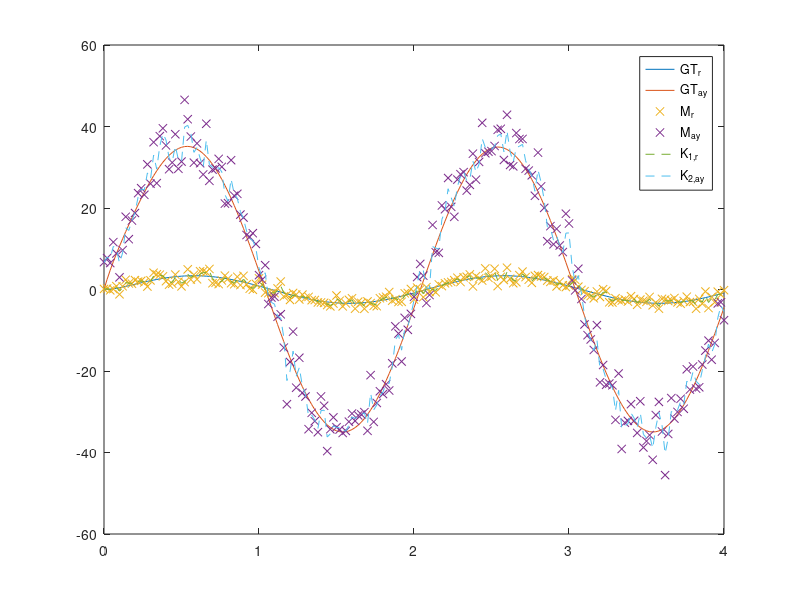
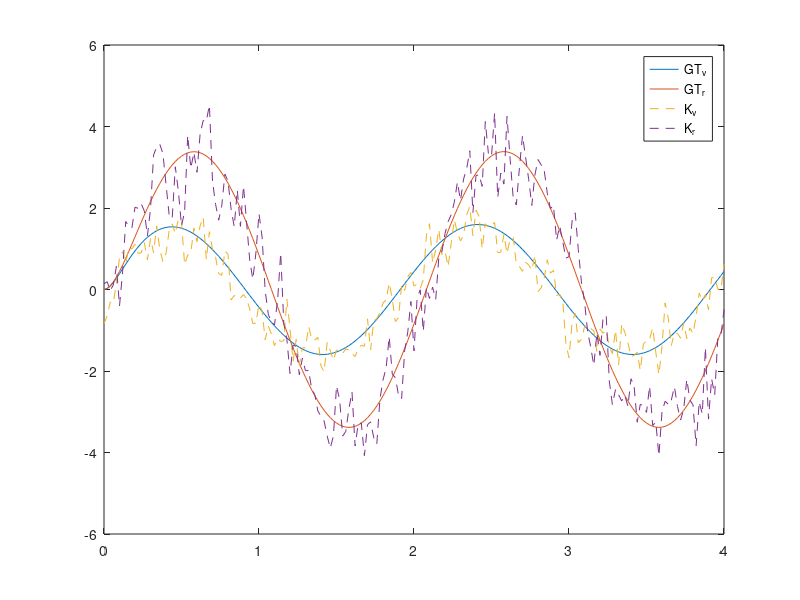
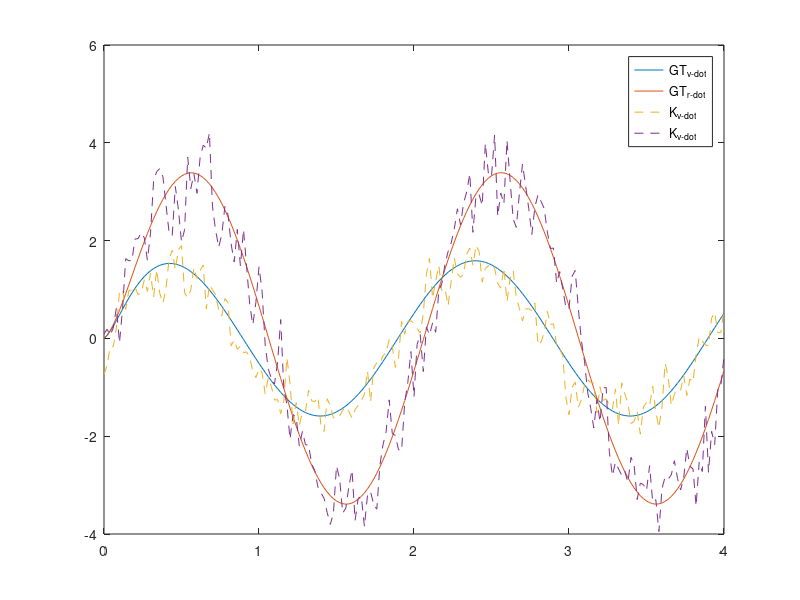
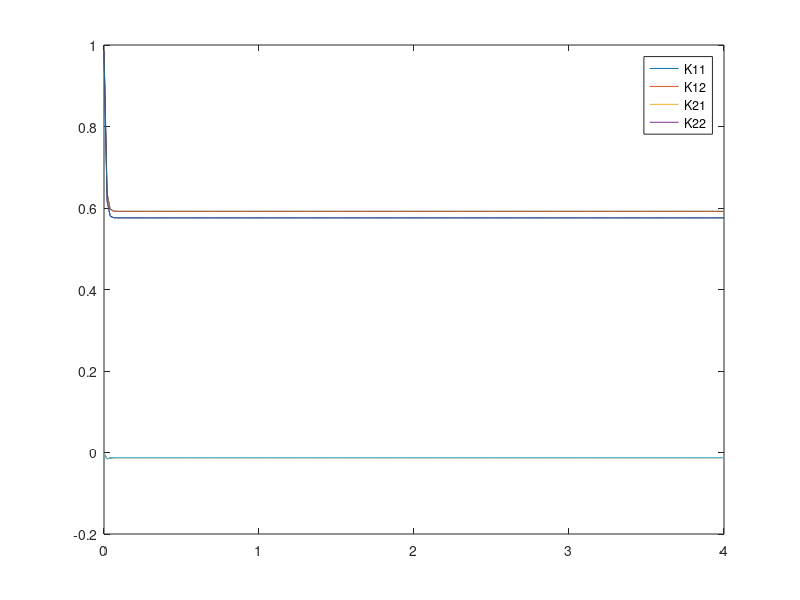

MATLAB code for these plots, in order:
% Define Simulation Parameters
dt = 0.02;
NoiseGain_r = 1;
NoiseGain_ay = 20;
CovarShape = [1 0; 0 1];

% Define Vehicle Parameters
cf = 80000;
cr = 80000;
I = 2514;
E_I = 0; % optional parameter error
wb = 2.820;
fwf = 0.561;
b = wb*fwf;
a = wb-b;
m = 1900;
E_m = 0; % optional parameter error
u = 11;
E_u = 0; % optional parameter error



% Create time series with associated inputs
t = 0:dt:4;
% U = 5*(2*pi()/360)*ones(size(t));
U = sin(2*pi*0.5*t);

% Create system matrices
% Create initial state and covariance matrices
X_0 = [0;0];
P_0 = 1*CovarShape;

%Process error matrix
Q = 0.01*CovarShape;

%Observation error matrix
R = 0.01*CovarShape;

% Ground truth bicycle model
A_GT = [-(cf+cr)/((m+E_m)*(u+E_u)) -(u+E_u)-(a*cf-b*cr)/((m+E_m)*(u+E_u));
        -(a*cf-b*cr)/((I+E_I)*(u+E_u)) -((a^2)*cf+(b^2)*cr)/((I+E_I)*(u+E_u)) ];
    
B_GT = [cf/(m+E_m); a*cf/(I+E_I)];

% Outputs IMU measures r and ay
% ay = v_dot + ru
C_GT = [0 1;
        A_GT(1,1) A_GT(1,2)+(u+E_u)]; %[r;ay]

% v_dot contribution from U
D_GT = [0; 
        B_GT(1)];

% Kalman bicycle model
A = [-(cf+cr)/((m)*(u)) -(u)-(a*cf-b*cr)/((m)*(u));
        -(a*cf-b*cr)/((I)*(u)) -((a^2)*cf+(b^2)*cr)/((I)*(u)) ];

B = [cf/(m); a*cf/(I)];

% Outputs are states 
C = [1 0;
     0 1];

% U does not change state
D = [0;
    0];


% Create continuous and discretized systems
sys = ss(A_GT,B_GT,C_GT,D_GT); % outputs IMU measurements for pseudo-measurements [r;ay]
sys_states = ss(A_GT,B_GT,[1 0;0 1],[0;0]); % Outputs system state [v;r]
sys_dots = ss(A_GT,B_GT,A_GT,B_GT)
ksys = ss(A,B,C,D); % Outputs states [v;r]
sysD = c2d(ksys,dt); 
Adt = sysD.A;
Bdt = sysD.B;
Cdt = sysD.C;
Ddt = sysD.D;



% Create ground truth and measurements series
y1 = lsim(sys_states,U,t); % state series from GT [v;r]
y2 = lsim(sys,U,t); % pseudo-IMU measurement series from GT [r;ay]


% Add gaussian white noise to the measurements series
y2n = [y2(:,1)+sqrt(NoiseGain_r)*randn(size(y2,1),1) y2(:,2)+sqrt(NoiseGain_ay)*randn(size(y2,1),1)]; 




% Create Kalman Loop
% Set initial values
X_k0 = X_0;
P_k0 = P_0;

% Hold Predictions Matrix
K_preds = zeros(size(y2n));
K_Xs = zeros(size(y2n));
K_dots = zeros(size(y2n));
GT_dots = zeros(size(y2n));
K11_gains = zeros(size(y2n));
K12_gains = zeros(size(y2n));
K21_gains = zeros(size(y2n));
K22_gains = zeros(size(y2n));
P_kps = zeros(size(y2n,1),4);
P_k0s = zeros(size(y2n,1),4);
for i = 1:size(U,2) % For every input
    
    
    % State Extrapolation
    % X_kp1 = A*X_k0 + B*U_k1 + w_k
    X_kp1 = Adt*X_k0 + Bdt*U(i);
    
    % P_kp = A*P_k0*A' + Qk
    P_kp = Adt*P_k0*transpose(Adt) + Q;
    P_kps(i,:) = [P_kp(1,:) P_kp(2,:)];
    
    % Determine Kalman Gain
    % K = (P_kp*C')/(C*P_kp*C' + R)
    K = (P_kp*transpose(Cdt))*inv(Cdt*P_kp*transpose(Cdt) + R);
    K11_gains(i,:) = K(1,1);
    K12_gains(i,:) = K(1,2);
    K21_gains(i,:) = K(2,1);
    K22_gains(i,:) = K(2,2);
    
    % State Correction
    % X_k1 = X_Kp1 + K[Y_k - C*X_kp]
    % must convert IMU measurement of r and ay to state [v;r] to determine
    % error/innovation between system extrapolation and measurement
    % implication
    % ay = v_dot + ru
    % v_dot = ay - ru
    % v_dot = A11*v + A12*r + B11*u
    % v = (v_dot - A12*r - B11*u)/(A11)
    % v = (ay - ru - A12*r - B11*U)/A11
    v_measured = (y2n(i,2) - y2n(i,1)*u - A_GT(1,2)*y2n(i,1) - B_GT(1,1)*U(i))/A_GT(1,1);
    
    X_k1 = X_kp1 + K*([v_measured;y2n(i,1)] - Cdt*X_kp1); % [v;r]measured - [v;r]extrapolated
    K_Xs(i,:) = X_k1;
    
    %         r             A11*v        A12*r                B11*U     r*u
    Y_k1 = [X_k1(2); A_GT(1,1)*X_k1(1) + A_GT(1,2)*X_k1(2) + B_GT(1)*U(i) + X_k1(2)*u]; % from corrected state determine kalman predicted measurement [r;ay]
    K_preds(i,:) = transpose(Y_k1); % [r;ay]
    k_pDot = Adt*X_k1 + Bdt*U(i);% Kalman prediction of state change
    K_dots(i,:) = transpose(k_pDot);
    GT_dot = Adt*transpose(y1(i,:)) + Bdt*U(i);
    GT_dots(i,:) = transpose(GT_dot);
    
    % Current Becomes Previous
    X_k0 = X_k1;
    P_k0 = (eye(2)-K*Cdt)*P_kp;
    P_k0s(i,:) = [P_k0(1,:) P_k0(2,:)]; 
end


% Plot ground truth and noisy measurements and kalman predictions
figure('Name','Kalman Predicted Measurements vs time')
plot(t,y2,'-');
hold on
plot(t,y2n,'x');
plot(t,K_preds,'--')
legend('GT_r','GT_a_y','M_r','M_a_y','K_1_,_r','K_2_,_a_y');

figure('Name','Kalman Predicted States vs time')
plot(t,y1,'-');
hold on
plot(t,K_Xs,'--');
legend('GT_v','GT_r','K_v','K_r');

figure('Name','Kalman Predicted Dots vs time')
plot(t,GT_dots,'-')
hold on
plot(t,K_dots,'--')
legend('GT_v_-_d_o_t','GT_r_-_d_o_t','K_v_-_d_o_t','K_v_-_d_o_t')


figure('Name','Kalman Gain vs time')
plot(t,K11_gains)
hold on
plot(t,K12_gains)
plot(t,K21_gains)
plot(t,K22_gains)
legend('K11','K12','K21','K22')

figure('Name','P_kp vs time')
plot(t,P_kps)

figure('Name','P_k0 vs time')
plot(t,P_k0s)